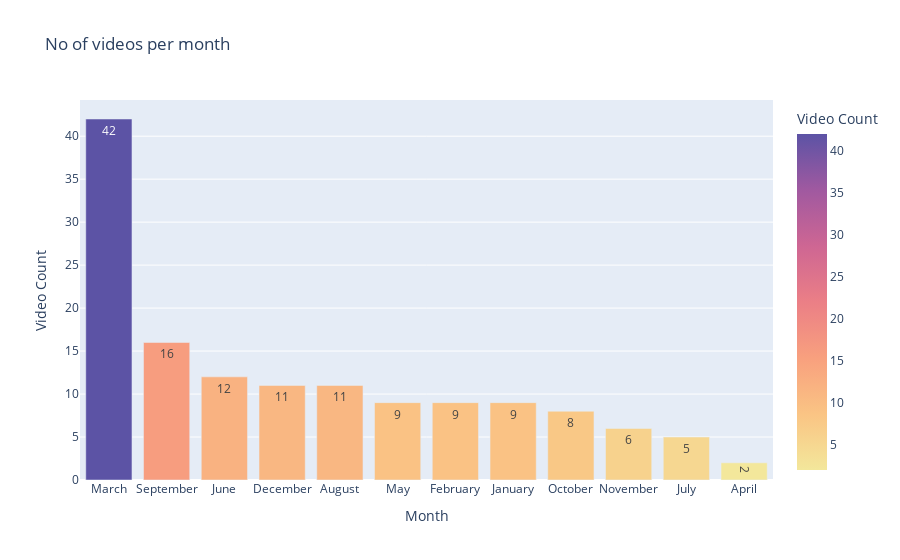

Notebook cell for this chart:
### Code cell
# Visualizing the No of videos per month

fig1 = px.bar(data_frame= monthly_Stats, 
              x = "Month", 
              y ="Video Count",  
              text_auto= True,
              title='No of videos per month',
              color="Video Count",
              color_continuous_scale="Sunset" 
              )
fig1.show()

### Figure 1 — Plotly figure (JSON) as saved in the notebook; plotly's stock layout.template omitted (floating-point values rounded to 4 significant figures)
{"data": [{"hovertemplate": "Month=%{x}<br>Video Count=%{marker.color}<extra></extra>", "legendgroup": "", "marker": {"color": [42, 16, 12, 11, 11, 9, 9, 9, 8, 6, 5, 2], "coloraxis": "coloraxis", "pattern": {"shape": ""}}, "name": "", "orientation": "v", "showlegend": false, "textposition": "auto", "texttemplate": "%{y}", "type": "bar", "x": ["March", "September", "June", "December", "August", "May", "February", "January", "October", "November", "July", "April"], "xaxis": "x", "y": [42, 16, 12, 11, 11, 9, 9, 9, 8, 6, 5, 2], "yaxis": "y"}], "layout": {"barmode": "relative", "coloraxis": {"colorbar": {"title": {"text": "Video Count"}}, "colorscale": [[0, "rgb(243, 231, 155)"], [0.1667, "rgb(250, 196, 132)"], [0.3333, "rgb(248, 160, 126)"], [0.5, "rgb(235, 127, 134)"], [0.6667, "rgb(206, 102, 147)"], [0.8333, "rgb(160, 89, 160)"], [1, "rgb(92, 83, 165)"]]}, "legend": {"tracegroupgap": 0}, "title": {"text": "No of videos per month"}, "xaxis": {"anchor": "y", "domain": [0, 1], "title": {"text": "Month"}}, "yaxis": {"anchor": "x", "domain": [0, 1], "title": {"text": "Video Count"}}}}
